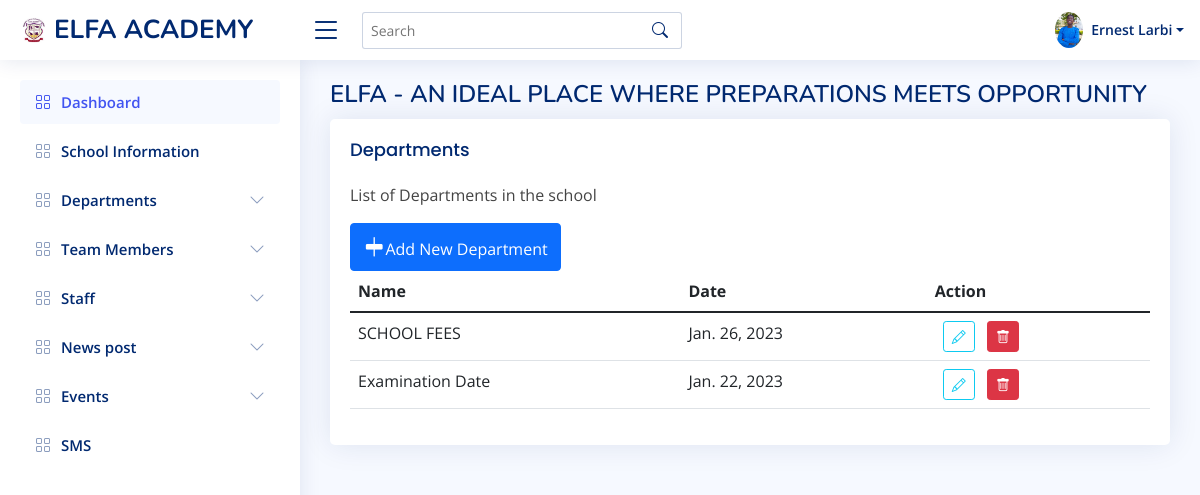
Screenshot of /dashboard/events/ with the database file from the repository.
### website/models.py (models this page shows, shortened)
class Event(models.Model):
    event_name = models.CharField(max_length=255,unique=True, blank=True, null=True)
    event_date = models.DateField(blank=True, null=True, )
    created = models.DateTimeField(auto_now_add=True, null=True, blank=True)

### dashboard/views.py (the view)
# urls.py: path('events/',views.show_events, name='events' ),
def show_events(request):
    events = Event.objects.all()
    context = {'events': events}
    return render(request, 'dashboard/show_events.html', context)

### dashboard/templates/dashboard/show_events.html (shortened to what this page needs)
{% extends 'dashboard/base.html' %} {% load static %}
{% block content %}
<section class="section">
  <div class="row">
    <div class="col-lg-12">
      <div class="card">
        <div class="card-body">
          <h5 class="card-title">Departments</h5>
          <p>List of Departments in the school</p>
          <div class="binary_content">
            <a href="{% url 'add-event'%}" class="btn btn-primary">
              <i class="bi bi-align-center" style="font-size: 1.4rem"></i>Add
              New Department
            </a>
          </div>
          <table class="table datatable">
            <thead>
              <tr>
                <th scope="col">Name</th>
                <th scope="col">Date</th>
                <th>Action</th>
              </tr>
            </thead>
            <tbody>
              {% for event in events %}
              <tr>
                <td>{{event.event_name}}</td>
                <td>{{event.event_date}}</td>
                <td>
                  <a
                    href="{% url 'edit-event' event.id %}"
                    class="btn btn-outline-info btn-sm tex text-info mx-2"
                    ><i class="bi bi-pencil"></i>
                  </a>
                  <button
                    type="submit"
                    class="btn btn-danger btn-sm"
                    data-bs-toggle="modal"
                    data-bs-target="#delete{{event.id}}"
                  >
                    <i class="bi bi-trash"></i>
                  </button>
                </td>
              </tr>
              {% endfor %}
            </tbody>
          </table>
        </div>
      </div>
    </div>
  </div>
</section>
{% endblock %}

### static/assets/css/style.css (style rules this page uses)
:root { scroll-behavior: smooth; }
body { font-family: "Open Sans", sans-serif; background: #f6f9ff; color: #444444; }
a { color: #4154f1; text-decoration: none; }
h1, h2, h3, h4, h5, h6 { font-family: "Nunito", sans-serif; }
.card { margin-bottom: 30px; border: none; border-radius: 5px; box-shadow: 0px 0 30px rgba(1, 41, 112, 0.1); }
.card-title { padding: 20px 0 15px 0; font-size: 18px; font-weight: 500; color: #012970; font-family: "Poppins", sans-serif; }
.card-body { padding: 0 20px 20px 20px; }

### rows the page displays
Event: event_name "SCHOOL FEES", event_date "Jan. 26, 2023"
Event: event_name "Examination Date", event_date "Jan. 22, 2023"
